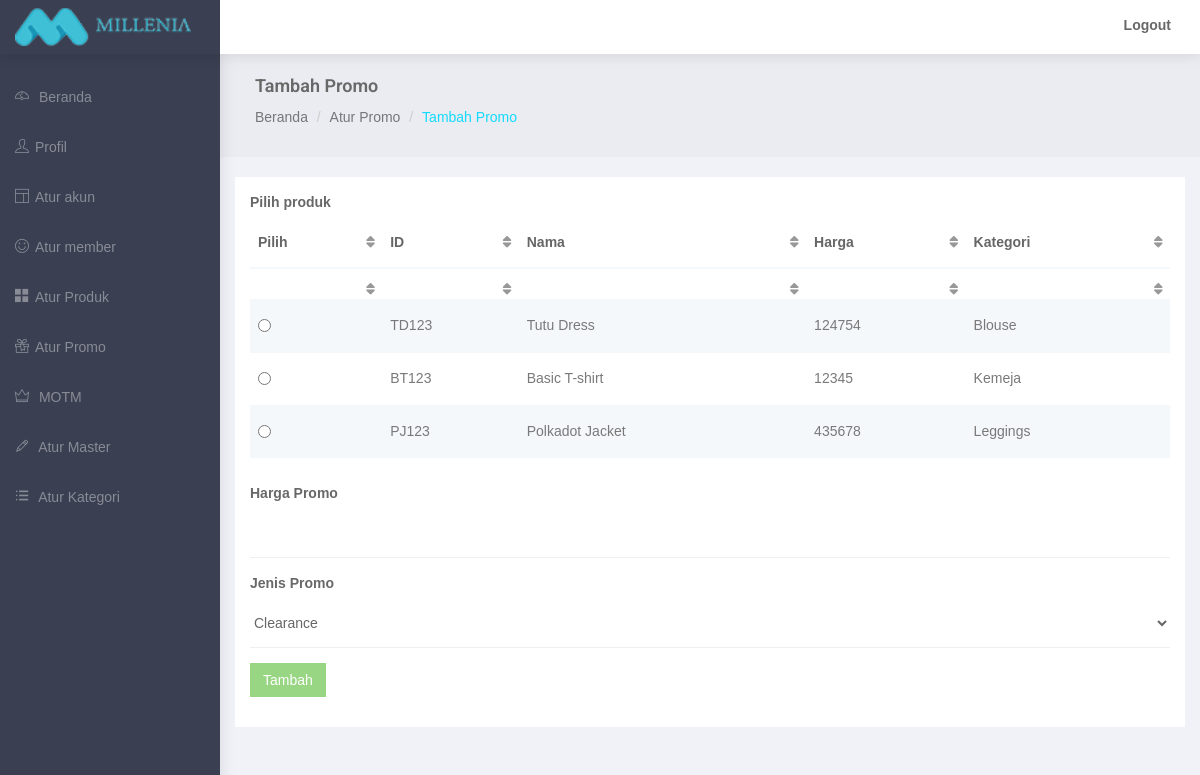
The app's page /admin/add-promo.php (signed in), older data.
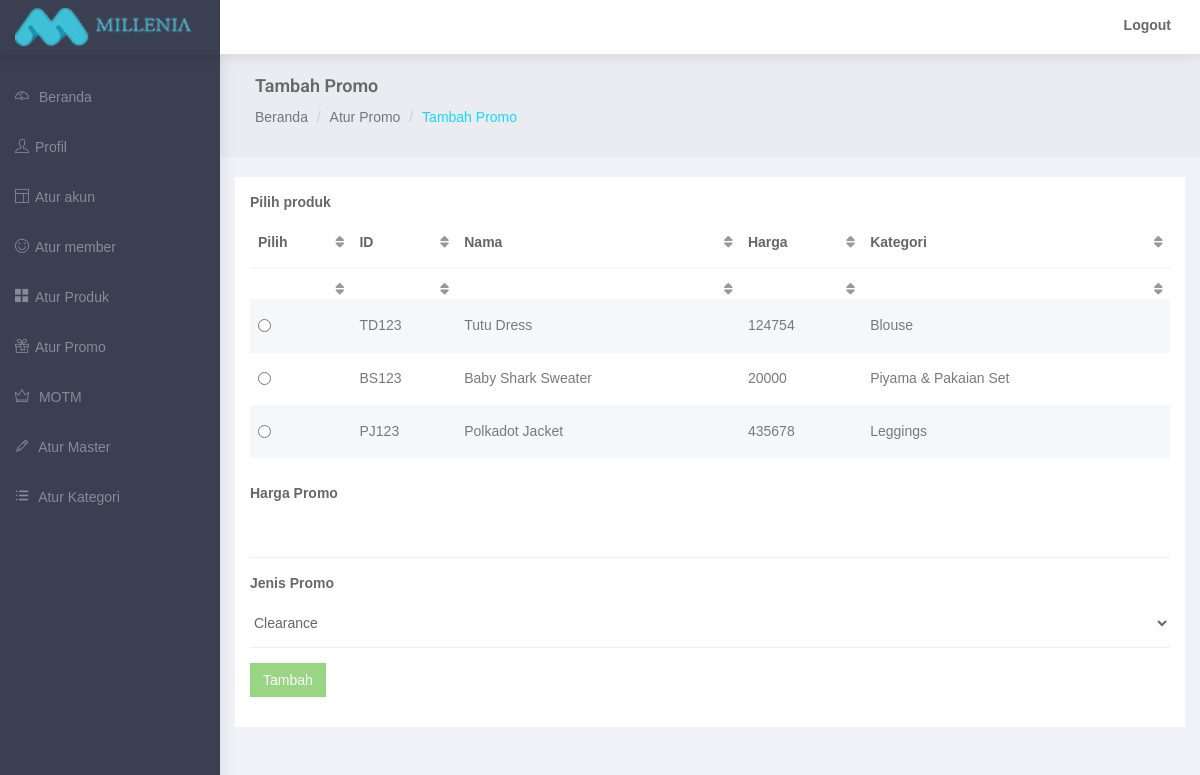
The same page, newer data.
### tables this page shows
CREATE TABLE `mi_product` (
  `product_no` int(11) NOT NULL,
  `product_code` varchar(20) DEFAULT NULL,
  `product_name` varchar(100) NOT NULL,
  `product_price` int(11) NOT NULL,
  `product_price_grosir1` int(3) DEFAULT NULL,
  `product_price_grosir2` int(3) DEFAULT NULL,
  `product_price_grosir3` int(3) DEFAULT NULL,
  `product_weight` int(11) NOT NULL,
  `product_subsubcategory_id` int(11) NOT NULL,
  `product_desc` varchar(300) NOT NULL,
  `product_detail` text NOT NULL,
  `product_size_detail` text NOT NULL,
  `product_motm` enum('Y','N') NOT NULL DEFAULT 'N',
  `product_active` enum('Y','N') NOT NULL,
  `product_clearance_active` enum('Y','N') NOT NULL DEFAULT 'N',
  `product_time_active` enum('Y','N') NOT NULL DEFAULT 'N',
  `product_qty_active` enum('Y','N') NOT NULL DEFAULT 'N',
  `product_time_day` date NOT NULL,
  `product_time_hour` time NOT NULL,
  `product_time_day_end` date NOT NULL,
  `product_time_hour_end` time NOT NULL,
  `product_qty_sale` int(11) DEFAULT NULL,
  `product_promo_price` int(11) NOT NULL,
  `product_timestamp` timestamp NOT NULL DEFAULT CURRENT_TIMESTAMP,
  `product_created_user` varchar(20) NOT NULL
);

### admin/add-promo.php (the view, shortened to what the changed rows need)
<?php
	require 'includes/connect.php';
?>
<!DOCTYPE html>
<html lang="en">
<head>
</head>
<body>
    <div id="wrapper">
        <div id="page-wrapper">
            <div class="container-fluid">
                <div class="row">
                    <div class="col-md-12 col-lg-12 col-sm-12">
                        <div class="white-box">
                            <form class="form-horizontal form-material" method="post" action="add-promo.php">
                                <div class="form-group">
                                    <div class="col-md-12">
                                        <div class="table-responsive">
                                            <table id="tbl" class="table-striped table">
                                                <thead>
                                                    <tr>
                                                        <th>Pilih</th>
                                                        <th>ID</th>
                                                        <th>Nama</th>
                                                        <th>Harga</th>
                                                        <th>Kategori</th>
                                                    </tr>
                                                </thead>
                                                <tbody>
                                                    <?php
                                                    $list = mysqli_query($conn, "SELECT * FROM mi_view_product WHERE LENGTH(promo) < 1");
                                                    while ($row = mysqli_fetch_assoc($list))
                                                      {
                                                        $no = $row['product_no'];
                                                        $id = $row['product_code'];
                                                        $name = $row['product_name'];
                                                        $price = $row['product_price'];
                                                        $category = $row['subsubcategory_name'];
                                                        echo "
                                                        <tr class='result'>
                                                          <td><input required type='radio' name='products[]' value='".$no."'</td>
                                                          <td>".$id."</td>
                                                          <td>".$name."</td>
                                                          <td>".$price."</td>
                                                          <td>".$category."</td>
                                                        </tr>
                                                        ";
                                                      }
                                                    ?>
                                                </tbody>
                                            </table>
                                        </div>
                                    </div>
                                </div>
                            </form>
                        </div>
                    </div>
                </div>
            </div>
        </div>
    </div>
</body>
</html>

Row changes from the older to the newer data that the page shows:
no longer on this page (row edited): mi_product: product_code "BT123", product_name "Basic T-shirt", product_price "12345", category "Kemeja"
now on this page (row edited): mi_product: product_code "BS123", product_name "Baby Shark Sweater", product_price "20000", category "Piyama & Pakaian Set"
